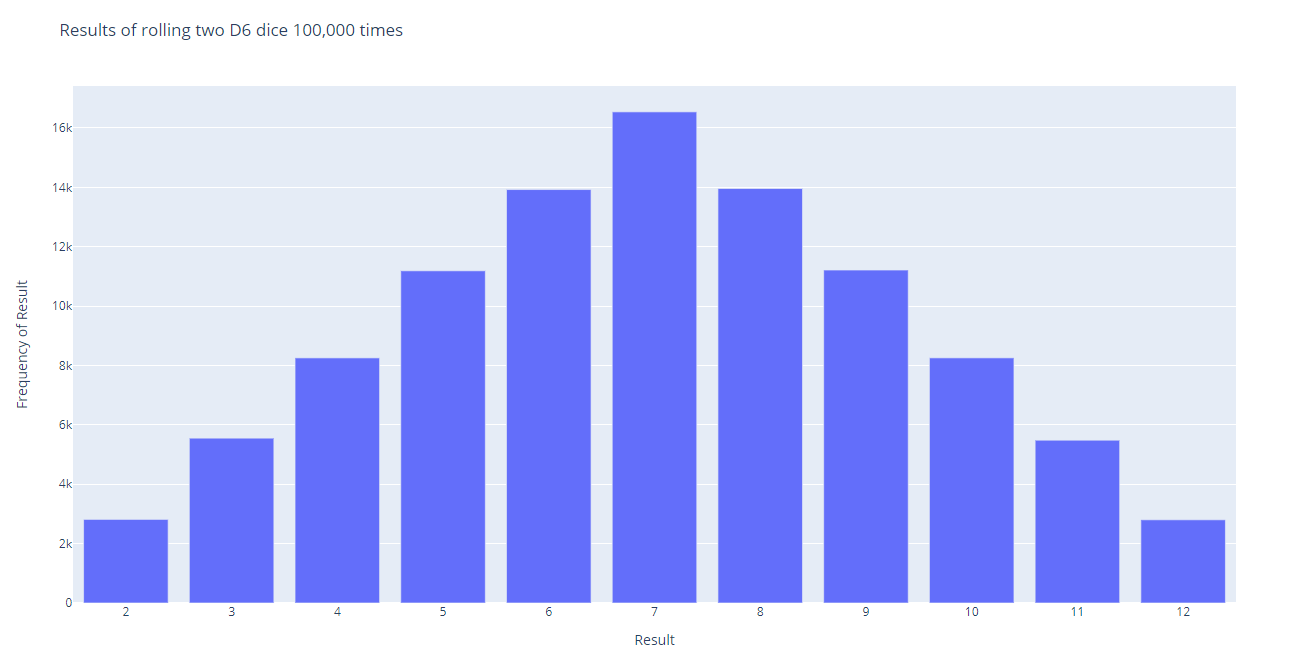

Here is the Python script that generated this plot:
from random import randint
from plotly.graph_objs import Bar, Layout
from plotly import offline

class Die:
    """Representing a single die. """

    def __init__(self, num_sides = 6):
        """Default sides are 6 for a regular die"""
        self.num_sides = num_sides

    def roll(self):
        """Returns a random value between 1 and number of sides"""
        return randint(1, self.num_sides)


# Create two dice
die_1 = Die()
die_2 = Die()

# Make some rolls, store results in a list
results = []
for roll_num in range(100_000):
    result = die_1.roll() + die_2.roll()
    results.append(result)

# Analyze the results
frequencies = []
max_result = die_1.num_sides + die_2.num_sides
for value in range(2, max_result + 1):
    frequency = results.count(value)
    frequencies.append(frequency)
# print(frequencies)

# Visualize the results
x_v = list(range(2, max_result + 1))
y_v = frequencies
data = [Bar(x=x_v, y=y_v)]
x_axis_config = {'title': 'Result', 'dtick': 1}
y_axis_config = {'title' : 'Frequency of Result'}
my_layout = Layout(title = 'Results of rolling two D6 dice 100,000 times', xaxis = x_axis_config, yaxis = y_axis_config)
offline.plot({'data': data, 'layout': my_layout}, filename = 'd6_d6.html')
